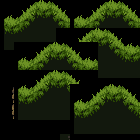

A level layout from a 2D game, rendered from its tile map. Below: a short description, then the map file with its tile-grid data intact:
An orthogonal 10x10 tile map with 14x14 px tiles, 1 tile layer (Capa de Patrones 1), 3 tilesets.

<map version="1.0" orientation="orthogonal" renderorder="right-down" width="10" height="10" tilewidth="14" tileheight="14" nextobjectid="1">
 <tileset firstgid="1" name="D" tilewidth="14" tileheight="14" tilecount="1710" columns="57">
  <image source="assets 2 duplicate.png" width="800" height="432" />
 </tileset>
 <tileset firstgid="1711" name="assets 2 duplicate" tilewidth="14" tileheight="14" spacing="2" margin="2" tilecount="1350" columns="50">
  <image source="assets 2 duplicate.png" width="800" height="432" />
 </tileset>
 <tileset firstgid="3061" name="11111" tilewidth="14" tileheight="14" tilecount="1710" columns="57">
  <image source="assets 2 duplicate.png" width="800" height="432" />
 </tileset>
 <layer name="Capa de Patrones 1" width="10" height="10">
  <data>
   <tile gid="3575" />
   <tile gid="3576" />
   <tile gid="3577" />
   <tile gid="3578" />
   <tile gid="3579" />
   <tile gid="3575" />
   <tile gid="3576" />
   <tile gid="3577" />
   <tile gid="3578" />
   <tile gid="3579" />
   <tile gid="3632" />
   <tile gid="3633" />
   <tile gid="3634" />
   <tile gid="3635" />
   <tile gid="3636" />
   <tile gid="3632" />
   <tile gid="3633" />
   <tile gid="3634" />
   <tile gid="3635" />
   <tile gid="3636" />
   <tile gid="3689" />
   <tile gid="3690" />
   <tile gid="3691" />
   <tile gid="3692" />
   <tile gid="3575" />
   <tile gid="3576" />
   <tile gid="3577" />
   <tile gid="3578" />
   <tile gid="3579" />
   <tile gid="3580" />
   <tile gid="3746" />
   <tile gid="3575" />
   <tile gid="3576" />
   <tile gid="3577" />
   <tile gid="3578" />
   <tile gid="3579" />
   <tile gid="3580" />
   <tile gid="3635" />
   <tile gid="3636" />
   <tile gid="3637" />
   <tile gid="0" />
   <tile gid="3632" />
   <tile gid="3633" />
   <tile gid="3634" />
   <tile gid="3635" />
   <tile gid="3636" />
   <tile gid="3637" />
   <tile gid="3692" />
   <tile gid="3693" />
   <tile gid="3694" />
   <tile gid="234" />
   <tile gid="3575" />
   <tile gid="3576" />
   <tile gid="3577" />
   <tile gid="3578" />
   <tile gid="3579" />
   <tile gid="3580" />
   <tile gid="3749" />
   <tile gid="3750" />
   <tile gid="3751" />
   <tile gid="291" />
   <tile gid="3632" />
   <tile gid="3633" />
   <tile gid="3634" />
   <tile gid="3635" />
   <tile gid="3575" />
   <tile gid="3576" />
   <tile gid="3577" />
   <tile gid="3578" />
   <tile gid="3579" />
   <tile gid="348" />
   <tile gid="3689" />
   <tile gid="3690" />
   <tile gid="3691" />
   <tile gid="3692" />
   <tile gid="3632" />
   <tile gid="3633" />
   <tile gid="3634" />
   <tile gid="3635" />
   <tile gid="3636" />
   <tile gid="405" />
   <tile gid="3746" />
   <tile gid="3747" />
   <tile gid="3748" />
   <tile gid="3749" />
   <tile gid="3689" />
   <tile gid="3690" />
   <tile gid="3691" />
   <tile gid="3692" />
   <tile gid="3693" />
   <tile gid="0" />
   <tile gid="0" />
   <tile gid="0" />
   <tile gid="0" />
   <tile gid="3331" />
   <tile gid="3746" />
   <tile gid="3747" />
   <tile gid="3748" />
   <tile gid="3749" />
   <tile gid="3750" />
  </data>
 </layer>
</map>
